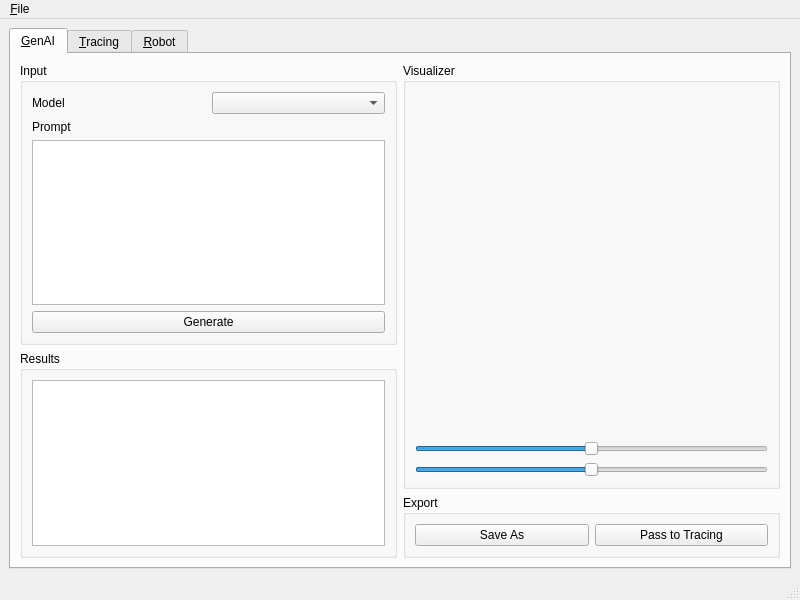
<?xml version="1.0" encoding="UTF-8"?>
<ui version="4.0">
 <class>MainWindow</class>
 <widget class="QMainWindow" name="MainWindow">
  <property name="geometry">
   <rect>
    <x>0</x>
    <y>0</y>
    <width>800</width>
    <height>600</height>
   </rect>
  </property>
  <property name="windowTitle">
   <string>Duckify</string>
  </property>
  <widget class="QWidget" name="centralwidget">
   <layout class="QHBoxLayout" name="horizontalLayout">
    <item>
     <widget class="QTabWidget" name="steps">
      <property name="currentIndex">
       <number>0</number>
      </property>
      <widget class="QWidget" name="tabGenAI">
       <attribute name="title">
        <string>&amp;GenAI</string>
       </attribute>
       <layout class="QHBoxLayout" name="horizontalLayout_3">
        <item>
         <layout class="QVBoxLayout" name="verticalLayout">
          <item>
           <widget class="QGroupBox" name="groupBox">
            <property name="sizePolicy">
             <sizepolicy hsizetype="Preferred" vsizetype="Expanding">
              <horstretch>0</horstretch>
              <verstretch>0</verstretch>
             </sizepolicy>
            </property>
            <property name="title">
             <string>Input</string>
            </property>
            <layout class="QVBoxLayout" name="verticalLayout_2">
             <item>
              <layout class="QHBoxLayout" name="horizontalLayout_11">
               <item>
                <widget class="QLabel" name="label_11">
                 <property name="text">
                  <string>Model</string>
                 </property>
                </widget>
               </item>
               <item>
                <widget class="QComboBox" name="genAIModel"/>
               </item>
              </layout>
             </item>
             <item>
              <layout class="QVBoxLayout" name="verticalLayout_13">
               <item>
                <widget class="QLabel" name="label_12">
                 <property name="text">
                  <string>Prompt</string>
                 </property>
                </widget>
               </item>
               <item>
                <widget class="QTextEdit" name="genAIPrompt"/>
               </item>
              </layout>
             </item>
             <item>
              <widget class="QPushButton" name="genAIGenerate">
               <property name="text">
                <string>Generate</string>
               </property>
              </widget>
             </item>
            </layout>
           </widget>
          </item>
          <item>
           <widget class="QGroupBox" name="groupBox_2">
            <property name="sizePolicy">
             <sizepolicy hsizetype="Preferred" vsizetype="Expanding">
              <horstretch>0</horstretch>
              <verstretch>0</verstretch>
             </sizepolicy>
            </property>
            <property name="title">
             <string>Results</string>
            </property>
            <layout class="QVBoxLayout" name="verticalLayout_5">
             <item>
              <widget class="QListView" name="genAIResults">
               <property name="editTriggers">
                <set>QAbstractItemView::NoEditTriggers</set>
               </property>
               <property name="dragDropMode">
                <enum>QAbstractItemView::NoDragDrop</enum>
               </property>
               <property name="spacing">
                <number>8</number>
               </property>
               <property name="viewMode">
                <enum>QListView::ListMode</enum>
               </property>
               <property name="wordWrap">
                <bool>true</bool>
               </property>
              </widget>
             </item>
            </layout>
           </widget>
          </item>
         </layout>
        </item>
        <item>
         <layout class="QVBoxLayout" name="verticalLayout_4">
          <item>
           <widget class="QGroupBox" name="genAIVisualizerGroup">
            <property name="sizePolicy">
             <sizepolicy hsizetype="Expanding" vsizetype="Expanding">
              <horstretch>0</horstretch>
              <verstretch>0</verstretch>
             </sizepolicy>
            </property>
            <property name="title">
             <string>Visualizer</string>
            </property>
            <layout class="QVBoxLayout" name="verticalLayout_3">
             <item>
              <widget class="QWidget" name="genAIVisual" native="true"/>
             </item>
             <item>
              <widget class="QSlider" name="genAIVisualAzimuth">
               <property name="minimum">
                <number>-180</number>
               </property>
               <property name="maximum">
                <number>180</number>
               </property>
               <property name="orientation">
                <enum>Qt::Horizontal</enum>
               </property>
              </widget>
             </item>
             <item>
              <widget class="QSlider" name="genAIVisualAltitude">
               <property name="minimum">
                <number>-90</number>
               </property>
               <property name="maximum">
                <number>90</number>
               </property>
               <property name="orientation">
                <enum>Qt::Horizontal</enum>
               </property>
              </widget>
             </item>
            </layout>
           </widget>
          </item>
          <item>
           <widget class="QGroupBox" name="groupBox_4">
            <property name="title">
             <string>Export</string>
            </property>
            <layout class="QHBoxLayout" name="horizontalLayout_2">
             <item>
              <widget class="QPushButton" name="genAISaveAs">
               <property name="text">
                <string>Save As</string>
               </property>
              </widget>
             </item>
             <item>
              <widget class="QPushButton" name="genAIToTracing">
               <property name="text">
                <string>Pass to Tracing</string>
               </property>
              </widget>
             </item>
            </layout>
           </widget>
          </item>
         </layout>
        </item>
       </layout>
      </widget>
      <widget class="QWidget" name="tabTracing">
       <attribute name="title">
        <string>&amp;Tracing</string>
       </attribute>
       <layout class="QHBoxLayout" name="horizontalLayout_4">
        <item>
         <layout class="QVBoxLayout" name="verticalLayout_6">
          <item>
           <widget class="QGroupBox" name="groupBox_5">
            <property name="sizePolicy">
             <sizepolicy hsizetype="Expanding" vsizetype="Expanding">
              <horstretch>0</horstretch>
              <verstretch>0</verstretch>
             </sizepolicy>
            </property>
            <property name="title">
             <string>Input</string>
            </property>
            <layout class="QVBoxLayout" name="verticalLayout_8">
             <item>
              <layout class="QHBoxLayout" name="horizontalLayout_5">
               <item>
                <widget class="QLabel" name="label">
                 <property name="text">
                  <string>Model</string>
                 </property>
                </widget>
               </item>
               <item>
                <widget class="QComboBox" name="tracingModel"/>
               </item>
              </layout>
             </item>
             <item>
              <layout class="QHBoxLayout" name="horizontalLayout_6">
               <item>
                <widget class="QLabel" name="label_2">
                 <property name="text">
                  <string>Texture</string>
                 </property>
                </widget>
               </item>
               <item>
                <widget class="QComboBox" name="tracingTexture"/>
               </item>
              </layout>
             </item>
             <item>
              <widget class="QCheckBox" name="tracingEnableFill">
               <property name="text">
                <string>Enable Fill</string>
               </property>
              </widget>
             </item>
             <item>
              <spacer name="verticalSpacer">
               <property name="orientation">
                <enum>Qt::Vertical</enum>
               </property>
               <property name="sizeHint" stdset="0">
                <size>
                 <width>20</width>
                 <height>40</height>
                </size>
               </property>
              </spacer>
             </item>
             <item>
              <widget class="QPushButton" name="tracingTrace">
               <property name="text">
                <string>Trace</string>
               </property>
              </widget>
             </item>
             <item>
              <layout class="QVBoxLayout" name="verticalLayout_14">
               <property name="spacing">
                <number>0</number>
               </property>
               <item>
                <widget class="QLabel" name="tracingProgressLabel">
                 <property name="font">
                  <font>
                   <pointsize>8</pointsize>
                  </font>
                 </property>
                 <property name="text">
                  <string/>
                 </property>
                </widget>
               </item>
               <item>
                <widget class="QProgressBar" name="tracingProgress">
                 <property name="value">
                  <number>0</number>
                 </property>
                </widget>
               </item>
              </layout>
             </item>
            </layout>
           </widget>
          </item>
          <item>
           <widget class="QGroupBox" name="groupBox_7">
            <property name="title">
             <string>Statistics</string>
            </property>
            <layout class="QVBoxLayout" name="verticalLayout_12">
             <item>
              <layout class="QHBoxLayout" name="horizontalLayout_7">
               <item>
                <widget class="QLabel" name="label_3">
                 <property name="text">
                  <string>Islands</string>
                 </property>
                </widget>
               </item>
               <item>
                <widget class="QLabel" name="tracingStatIslands">
                 <property name="text">
                  <string>0</string>
                 </property>
                 <property name="alignment">
                  <set>Qt::AlignRight|Qt::AlignTrailing|Qt::AlignVCenter</set>
                 </property>
                </widget>
               </item>
              </layout>
             </item>
             <item>
              <layout class="QHBoxLayout" name="horizontalLayout_8">
               <item>
                <widget class="QLabel" name="label_5">
                 <property name="text">
                  <string>2D Traces</string>
                 </property>
                </widget>
               </item>
               <item>
                <widget class="QLabel" name="tracingStat2DTraces">
                 <property name="text">
                  <string>0</string>
                 </property>
                 <property name="alignment">
                  <set>Qt::AlignRight|Qt::AlignTrailing|Qt::AlignVCenter</set>
                 </property>
                </widget>
               </item>
              </layout>
             </item>
             <item>
              <layout class="QHBoxLayout" name="horizontalLayout_9">
               <item>
                <widget class="QLabel" name="label_7">
                 <property name="text">
                  <string>3D Traces</string>
                 </property>
                </widget>
               </item>
               <item>
                <widget class="QLabel" name="tracingStat3DTraces">
                 <property name="text">
                  <string>0</string>
                 </property>
                 <property name="alignment">
                  <set>Qt::AlignRight|Qt::AlignTrailing|Qt::AlignVCenter</set>
                 </property>
                </widget>
               </item>
              </layout>
             </item>
             <item>
              <layout class="QHBoxLayout" name="horizontalLayout_10">
               <item>
                <widget class="QLabel" name="label_9">
                 <property name="text">
                  <string>Points</string>
                 </property>
                </widget>
               </item>
               <item>
                <widget class="QLabel" name="tracingStatPoints">
                 <property name="text">
                  <string>0</string>
                 </property>
                 <property name="alignment">
                  <set>Qt::AlignRight|Qt::AlignTrailing|Qt::AlignVCenter</set>
                 </property>
                </widget>
               </item>
              </layout>
             </item>
            </layout>
           </widget>
          </item>
         </layout>
        </item>
        <item>
         <layout class="QVBoxLayout" name="verticalLayout_7">
          <item>
           <widget class="QGroupBox" name="groupBox_6">
            <property name="sizePolicy">
             <sizepolicy hsizetype="Expanding" vsizetype="Expanding">
              <horstretch>0</horstretch>
              <verstretch>0</verstretch>
             </sizepolicy>
            </property>
            <property name="title">
             <string>Visualizer</string>
            </property>
            <layout class="QVBoxLayout" name="verticalLayout_9">
             <item>
              <layout class="QHBoxLayout" name="horizontalLayout_13">
               <item>
                <widget class="QRadioButton" name="tracingVisualLayerMesh">
                 <property name="text">
                  <string>Mesh</string>
                 </property>
                 <property name="checked">
                  <bool>true</bool>
                 </property>
                </widget>
               </item>
               <item>
                <widget class="QRadioButton" name="tracingVisualLayerTexture">
                 <property name="text">
                  <string>Texture</string>
                 </property>
                </widget>
               </item>
               <item>
                <widget class="QRadioButton" name="tracingVisualLayerPalettized">
                 <property name="text">
                  <string>Palettized</string>
                 </property>
                </widget>
               </item>
              </layout>
             </item>
             <item>
              <widget class="QWidget" name="tracingVisual" native="true">
               <property name="sizePolicy">
                <sizepolicy hsizetype="Preferred" vsizetype="Expanding">
                 <horstretch>0</horstretch>
                 <verstretch>0</verstretch>
                </sizepolicy>
               </property>
              </widget>
             </item>
             <item>
              <widget class="QSlider" name="tracingVisualAzimuth">
               <property name="minimum">
                <number>-180</number>
               </property>
               <property name="maximum">
                <number>180</number>
               </property>
               <property name="orientation">
                <enum>Qt::Horizontal</enum>
               </property>
              </widget>
             </item>
             <item>
              <widget class="QSlider" name="tracingVisualAltitude">
               <property name="minimum">
                <number>-90</number>
               </property>
               <property name="maximum">
                <number>90</number>
               </property>
               <property name="orientation">
                <enum>Qt::Horizontal</enum>
               </property>
              </widget>
             </item>
            </layout>
           </widget>
          </item>
          <item>
           <widget class="QGroupBox" name="groupBox_8">
            <property name="title">
             <string>Export</string>
            </property>
            <layout class="QHBoxLayout" name="horizontalLayout_12">
             <item>
              <widget class="QPushButton" name="tracingSaveAs">
               <property name="text">
                <string>Save As</string>
               </property>
              </widget>
             </item>
             <item>
              <widget class="QPushButton" name="tracingToRobot">
               <property name="text">
                <string>Pass to Robot</string>
               </property>
              </widget>
             </item>
            </layout>
           </widget>
          </item>
         </layout>
        </item>
       </layout>
      </widget>
      <widget class="QWidget" name="tabRobot">
       <attribute name="title">
        <string>&amp;Robot</string>
       </attribute>
       <layout class="QHBoxLayout" name="horizontalLayout_14">
        <item>
         <layout class="QVBoxLayout" name="verticalLayout_10">
          <item>
           <widget class="QGroupBox" name="groupBox_3">
            <property name="sizePolicy">
             <sizepolicy hsizetype="Expanding" vsizetype="Preferred">
              <horstretch>0</horstretch>
              <verstretch>0</verstretch>
             </sizepolicy>
            </property>
            <property name="title">
             <string>Input</string>
            </property>
            <layout class="QVBoxLayout" name="verticalLayout_15">
             <item>
              <layout class="QHBoxLayout" name="horizontalLayout_15">
               <item>
                <widget class="QLabel" name="label_4">
                 <property name="text">
                  <string>Model</string>
                 </property>
                </widget>
               </item>
               <item>
                <widget class="QComboBox" name="robotModel"/>
               </item>
              </layout>
             </item>
             <item>
              <layout class="QHBoxLayout" name="horizontalLayout_16">
               <item>
                <widget class="QLabel" name="label_6">
                 <property name="text">
                  <string>Trace</string>
                 </property>
                </widget>
               </item>
               <item>
                <widget class="QComboBox" name="robotTrace"/>
               </item>
              </layout>
             </item>
             <item>
              <layout class="QHBoxLayout" name="horizontalLayout_19">
               <item>
                <widget class="QLabel" name="label_13">
                 <property name="text">
                  <string>Filter</string>
                 </property>
                </widget>
               </item>
               <item>
                <widget class="QComboBox" name="robotFilter">
                 <item>
                  <property name="text">
                   <string>All traces</string>
                  </property>
                 </item>
                 <item>
                  <property name="text">
                   <string>Only left (Y+)</string>
                  </property>
                 </item>
                 <item>
                  <property name="text">
                   <string>Only right (Y-)</string>
                  </property>
                 </item>
                </widget>
               </item>
              </layout>
             </item>
            </layout>
           </widget>
          </item>
          <item>
           <widget class="QGroupBox" name="groupBox_9">
            <property name="sizePolicy">
             <sizepolicy hsizetype="Expanding" vsizetype="Preferred">
              <horstretch>0</horstretch>
              <verstretch>0</verstretch>
             </sizepolicy>
            </property>
            <property name="title">
             <string>Calibration</string>
            </property>
            <layout class="QVBoxLayout" name="verticalLayout_16">
             <item>
              <layout class="QHBoxLayout" name="horizontalLayout_17">
               <item>
                <widget class="QLabel" name="label_8">
                 <property name="text">
                  <string>TCP Calibration</string>
                 </property>
                </widget>
               </item>
               <item>
                <widget class="QComboBox" name="robotTCPCalibration">
                 <item>
                  <property name="text">
                   <string>Default</string>
                  </property>
                 </item>
                </widget>
               </item>
               <item>
                <widget class="QPushButton" name="robotNewTCPCalibration">
                 <property name="text">
                  <string>New</string>
                 </property>
                </widget>
               </item>
              </layout>
             </item>
             <item>
              <layout class="QHBoxLayout" name="horizontalLayout_18">
               <item>
                <widget class="QLabel" name="label_10">
                 <property name="text">
                  <string>Transformation</string>
                 </property>
                </widget>
               </item>
               <item>
                <widget class="QComboBox" name="robotTransformation">
                 <item>
                  <property name="text">
                   <string>Default</string>
                  </property>
                 </item>
                </widget>
               </item>
               <item>
                <widget class="QPushButton" name="robotNewTransformation">
                 <property name="text">
                  <string>New</string>
                 </property>
                </widget>
               </item>
              </layout>
             </item>
             <item>
              <layout class="QHBoxLayout" name="horizontalLayout_20">
               <item>
                <widget class="QLabel" name="label_14">
                 <property name="text">
                  <string>Pen Calibration</string>
                 </property>
                </widget>
               </item>
               <item>
                <spacer name="horizontalSpacer">
                 <property name="orientation">
                  <enum>Qt::Horizontal</enum>
                 </property>
                 <property name="sizeHint" stdset="0">
                  <size>
                   <width>40</width>
                   <height>20</height>
                  </size>
                 </property>
                </spacer>
               </item>
               <item>
                <widget class="QPushButton" name="robotNewPenCalibration">
                 <property name="text">
                  <string>Calibrate pen</string>
                 </property>
                </widget>
               </item>
              </layout>
             </item>
            </layout>
           </widget>
          </item>
          <item>
           <spacer name="verticalSpacer_3">
            <property name="orientation">
             <enum>Qt::Vertical</enum>
            </property>
            <property name="sizeHint" stdset="0">
             <size>
              <width>20</width>
              <height>40</height>
             </size>
            </property>
           </spacer>
          </item>
         </layout>
        </item>
        <item>
         <layout class="QVBoxLayout" name="verticalLayout_11">
          <item>
           <widget class="QGroupBox" name="groupBox_10">
            <property name="sizePolicy">
             <sizepolicy hsizetype="Expanding" vsizetype="Preferred">
              <horstretch>0</horstretch>
              <verstretch>0</verstretch>
             </sizepolicy>
            </property>
            <property name="title">
             <string>Execute</string>
            </property>
            <layout class="QVBoxLayout" name="verticalLayout_17">
             <item>
              <widget class="QCheckBox" name="robotEnableGazebo">
               <property name="text">
                <string>Run Gazebo tests</string>
               </property>
              </widget>
             </item>
             <item>
              <widget class="QPushButton" name="robotRun">
               <property name="enabled">
                <bool>false</bool>
               </property>
               <property name="text">
                <string>Run</string>
               </property>
              </widget>
             </item>
             <item>
              <widget class="QProgressBar" name="progressBar">
               <property name="value">
                <number>0</number>
               </property>
              </widget>
             </item>
             <item>
              <widget class="QListWidget" name="robotLogs"/>
             </item>
            </layout>
           </widget>
          </item>
         </layout>
        </item>
       </layout>
      </widget>
     </widget>
    </item>
   </layout>
  </widget>
  <widget class="QMenuBar" name="menubar">
   <property name="geometry">
    <rect>
     <x>0</x>
     <y>0</y>
     <width>800</width>
     <height>22</height>
    </rect>
   </property>
   <widget class="QMenu" name="menuSettings">
    <property name="title">
     <string>&amp;File</string>
    </property>
    <addaction name="actionSettings"/>
    <addaction name="actionQuit"/>
   </widget>
   <addaction name="menuSettings"/>
  </widget>
  <widget class="QStatusBar" name="statusbar"/>
  <action name="actionSettings">
   <property name="text">
    <string>&amp;Settings</string>
   </property>
  </action>
  <action name="actionQuit">
   <property name="text">
    <string>&amp;Quit</string>
   </property>
   <property name="shortcut">
    <string>Ctrl+Q</string>
   </property>
  </action>
 </widget>
 <resources/>
 <connections/>
</ui>
